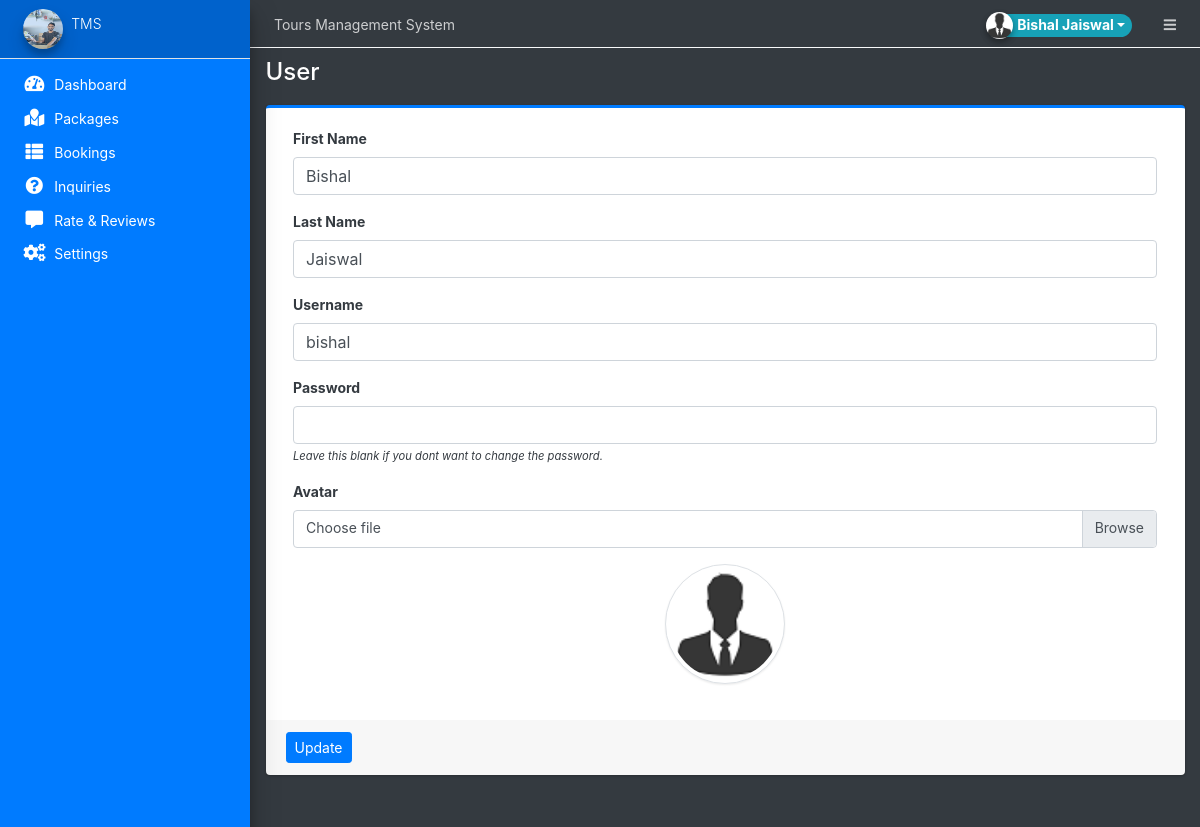
Page /admin/?page=user (signed in) on the committed database.
### tables this page shows
CREATE TABLE `users` (
  `id` int(50) NOT NULL,
  `firstname` varchar(250) NOT NULL,
  `lastname` varchar(250) NOT NULL,
  `username` text NOT NULL,
  `password` text NOT NULL,
  `avatar` text DEFAULT NULL,
  `last_login` datetime DEFAULT NULL,
  `type` tinyint(1) NOT NULL DEFAULT 0,
  `date_added` datetime NOT NULL DEFAULT current_timestamp(),
  `date_updated` datetime DEFAULT NULL ON UPDATE current_timestamp()
);

### classes/DBConnection.php (called while the page is built, shortened)
<?php
class DBConnection{
    private $host = DB_SERVER;
    private $username = DB_USERNAME;
    private $password = DB_PASSWORD;
    private $database = DB_NAME;
    public $conn;
    public function __construct(){
        if (!isset($this->conn)) {
            $this->conn = new mysqli($this->host, $this->username, $this->password, $this->database);
        }
    }
}
?>

### config.php (called while the page is built, shortened)
<?php
require_once('classes/DBConnection.php');
require_once('classes/SystemSettings.php');
function validate_image($file){
	if(!empty($file)){
		if(is_file(base_app.$file)){
			return base_url.$file;
		}else{
			return base_url.'dist/img/no-image-available.png';
		}
	}else{
		return base_url.'dist/img/no-image-available.png';
	}
}
?>

### admin/user/index.php (the view, shortened to what this page needs)
<?php
$user = $conn->query("SELECT * FROM users where id ='".$_settings->userdata('id')."'");
foreach($user->fetch_array() as $k =>$v){
	$meta[$k] = $v;
}
?>
<div class="card card-outline card-primary">
	<div class="card-body">
		<div class="container-fluid">
			<form action="" id="manage-user">
				<div class="form-group">
					<label for="name">First Name</label>
					<input type="text" name="firstname" id="firstname" class="form-control" value="<?php echo isset($meta['firstname']) ? $meta['firstname']: '' ?>" required>
				</div>
				<div class="form-group">
					<label for="name">Last Name</label>
					<input type="text" name="lastname" id="lastname" class="form-control" value="<?php echo isset($meta['lastname']) ? $meta['lastname']: '' ?>" required>
				</div>
				<div class="form-group">
					<label for="username">Username</label>
					<input type="text" name="username" id="username" class="form-control" value="<?php echo isset($meta['username']) ? $meta['username']: '' ?>" required  autocomplete="off">
				</div>
				<div class="form-group">
					<label for="password">Password</label>
					<input type="password" name="password" id="password" class="form-control" value="" autocomplete="off">
					<small><i>Leave this blank if you dont want to change the password.</i></small>
				</div>
				<div class="form-group">
					<label for="" class="control-label">Avatar</label>
					<div class="custom-file">
		              <label class="custom-file-label" for="customFile">Choose file</label>
		            </div>
				</div>
				<div class="form-group d-flex justify-content-center">
					<img src="<?php echo validate_image(isset($meta['avatar']) ? $meta['avatar'] :'') ?>" alt="" id="cimg" class="img-fluid img-thumbnail">
				</div>
			</form>
		</div>
	</div>
	<div class="card-footer">
			<div class="col-md-12">
				<div class="row">
					<button class="btn btn-sm btn-primary" form="manage-user">Update</button>
				</div>
			</div>
		</div>
</div>

### admin/user/index.php (style rules this page uses)
img#cimg { height: 15vh; width: 15vh; object-fit: cover; border-radius: 100% 100%; }

### rows in the picture
users: firstname "Bishal", lastname "Jaiswal", username "bishal", avatar (picture)

### other values in the picture
$_settings->info('name') "Tours Management System"
$_settings->userdata('firstname').' '.$_settings->userdata('lastname') "Bishal Jaiswal"
$_settings->info('short_name') "TMS"
str_replace(array("/","_"), " ",$page) "User"
